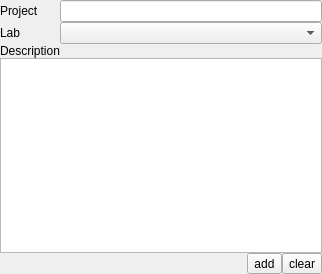
<?xml version="1.0" encoding="UTF-8"?>
<ui version="4.0">
 <class>Form</class>
 <widget class="QWidget" name="Form">
  <property name="geometry">
   <rect>
    <x>0</x>
    <y>0</y>
    <width>322</width>
    <height>274</height>
   </rect>
  </property>
  <property name="windowTitle">
   <string>Form</string>
  </property>
  <layout class="QGridLayout" name="gridLayout">
   <property name="margin">
    <number>0</number>
   </property>
   <property name="spacing">
    <number>0</number>
   </property>
   <item row="2" column="0">
    <widget class="QLabel" name="label_3">
     <property name="text">
      <string>Description</string>
     </property>
    </widget>
   </item>
   <item row="3" column="0" colspan="2">
    <widget class="QPlainTextEdit" name="plainTextEdit"/>
   </item>
   <item row="1" column="0">
    <widget class="QLabel" name="label_2">
     <property name="text">
      <string>Lab</string>
     </property>
    </widget>
   </item>
   <item row="0" column="0">
    <widget class="QLabel" name="label">
     <property name="text">
      <string>Project</string>
     </property>
    </widget>
   </item>
   <item row="0" column="1">
    <widget class="QLineEdit" name="lineEdit"/>
   </item>
   <item row="1" column="1">
    <widget class="QComboBox" name="comboBox"/>
   </item>
   <item row="4" column="0" colspan="2">
    <layout class="QHBoxLayout" name="horizontalLayout">
     <property name="spacing">
      <number>0</number>
     </property>
     <item>
      <spacer name="horizontalSpacer">
       <property name="orientation">
        <enum>Qt::Horizontal</enum>
       </property>
       <property name="sizeHint" stdset="0">
        <size>
         <width>40</width>
         <height>20</height>
        </size>
       </property>
      </spacer>
     </item>
     <item>
      <widget class="QToolButton" name="toolButton_2">
       <property name="text">
        <string>add</string>
       </property>
      </widget>
     </item>
     <item>
      <widget class="QToolButton" name="toolButton">
       <property name="text">
        <string>clear</string>
       </property>
      </widget>
     </item>
    </layout>
   </item>
  </layout>
 </widget>
 <resources/>
 <connections/>
</ui>
